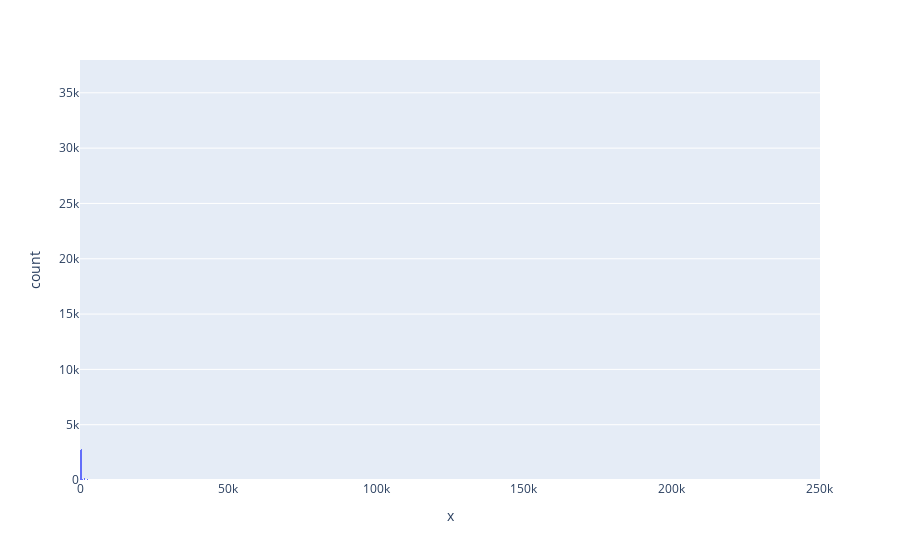

Notebook source saved alongside this figure:
### Markdown cell above
**Notas: **

1) Estan raros los cuartiles de  amount_tsh , num_private , population

2) Usar correlation

### Code cell
fig = px.histogram(x=df_eda['amount_tsh'])
fig.show()

### Figure 1 — Plotly figure (JSON) as saved in the notebook; plotly's stock layout.template omitted (floating-point values rounded to 4 significant figures; data arrays with more than 128 entries replaced by an {"elided": "..."} marker saying what was removed)
{"data": [{"bingroup": "x", "hovertemplate": "x=%{x}<br>count=%{y}<extra></extra>", "legendgroup": "", "marker": {"color": "#636efa", "pattern": {"shape": ""}}, "name": "", "orientation": "v", "showlegend": false, "type": "histogram", "x": {"elided": "48287 float values"}, "xaxis": "x", "yaxis": "y"}], "layout": {"barmode": "relative", "legend": {"tracegroupgap": 0}, "margin": {"t": 60}, "xaxis": {"anchor": "y", "domain": [0, 1], "title": {"text": "x"}}, "yaxis": {"anchor": "x", "domain": [0, 1], "title": {"text": "count"}}}}
